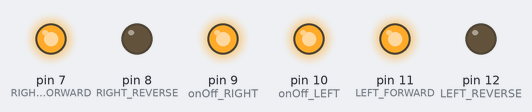
Bench run of a sketch on a simulated Arduino Uno, built with avr-gcc and run on an emulated ATmega328P. On the bench: output pins drawn as LEDs (lit = HIGH).

Above: at 2.5 s.
At 5.5 s:
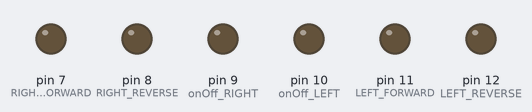
At 7.0 s:
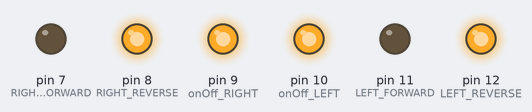
Timing chart, 0 to 11.7 s (numbered marks = the images above):
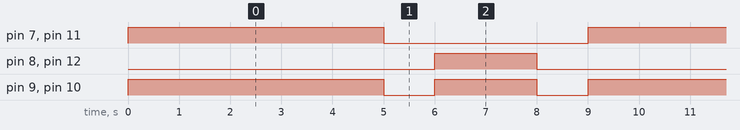

The sketch:

story_3.ino
```cpp
// Green
int const LEFT_FORWARD = 11;
int const RIGHT_FORWARD = 7;
// Red
int const LEFT_REVERSE = 12;
int const RIGHT_REVERSE = 8;
// Yellow
int const onOff_LEFT = 10;
int const onOff_RIGHT = 9;

int my_number = 345;

void setup()
{
  pinMode(LEFT_FORWARD, OUTPUT);
  pinMode(RIGHT_FORWARD, OUTPUT);
  pinMode(LEFT_REVERSE, OUTPUT);
  pinMode(RIGHT_REVERSE, OUTPUT);
  pinMode(onOff_LEFT, OUTPUT);
  pinMode(onOff_RIGHT, OUTPUT);
}

void loop()
{
 forwards();
 delay(5000);
 brake();
 delay(1000);
 reverse();
 delay(2000);
 brake();
 delay(1000);
}

void story3()
{
  digitalWrite(onOff_LEFT, HIGH);
  digitalWrite(onOff_RIGHT, HIGH);
  digitalWrite(LEFT_FORWARD, HIGH);
  digitalWrite(RIGHT_FORWARD, HIGH);
  delay(5000); // Wait for 5000 millisecond(s)
  digitalWrite(LEFT_FORWARD, LOW);
  digitalWrite(RIGHT_FORWARD, LOW);
  delay(1000); // Wait for 1000 millisecond(s)
  digitalWrite(LEFT_REVERSE, HIGH);
  digitalWrite(RIGHT_REVERSE, HIGH);
  delay(2000); // Wait for 2000 millisecond(s)
  digitalWrite(LEFT_REVERSE, LOW);
  digitalWrite(RIGHT_REVERSE, LOW);
  delay(10000); // Wait for 10000 millisecond(s)
}

void forwards()
{
  digitalWrite(onOff_LEFT, HIGH);
  digitalWrite(onOff_RIGHT, HIGH);
  digitalWrite(LEFT_FORWARD, HIGH);
  digitalWrite(RIGHT_FORWARD, HIGH);
  digitalWrite(LEFT_REVERSE, LOW);
  digitalWrite(RIGHT_REVERSE, LOW);

}

void reverse()
{
  digitalWrite(onOff_RIGHT, HIGH);
  digitalWrite(onOff_LEFT, HIGH);
  digitalWrite(LEFT_FORWARD, LOW);
  digitalWrite(RIGHT_FORWARD, LOW);
  digitalWrite(LEFT_REVERSE, HIGH);
  digitalWrite(RIGHT_REVERSE, HIGH);
}

void brake()
{
  digitalWrite(onOff_LEFT, LOW);
  digitalWrite(onOff_RIGHT, LOW);
  digitalWrite(LEFT_FORWARD, LOW);
  digitalWrite(RIGHT_FORWARD, LOW);
  digitalWrite(LEFT_REVERSE, LOW);
  digitalWrite(RIGHT_REVERSE, LOW);
}

void fastBrake()
{
  digitalWrite(onOff_LEFT, HIGH);
  digitalWrite(onOff_RIGHT, HIGH);
  digitalWrite(LEFT_FORWARD, LOW);
  digitalWrite(RIGHT_FORWARD, LOW);
  digitalWrite(LEFT_REVERSE, LOW);
  digitalWrite(RIGHT_REVERSE, LOW);
}
```

Measured:
- by itself, pin 7 (RIGHT_FORWARD), pin 11 (LEFT_FORWARD): alternates HIGH for 5.0 s and LOW for 4.0 s
- by itself, pin 8 (RIGHT_REVERSE), pin 12 (LEFT_REVERSE): alternates HIGH for 2.0 s and LOW for 7.0 s
- by itself, pin 9 (onOff_RIGHT), pin 10 (onOff_LEFT): repeats every 9.0 s: LOW 1.0 s, HIGH 2.0 s, LOW 1.0 s, HIGH 5.0 s
